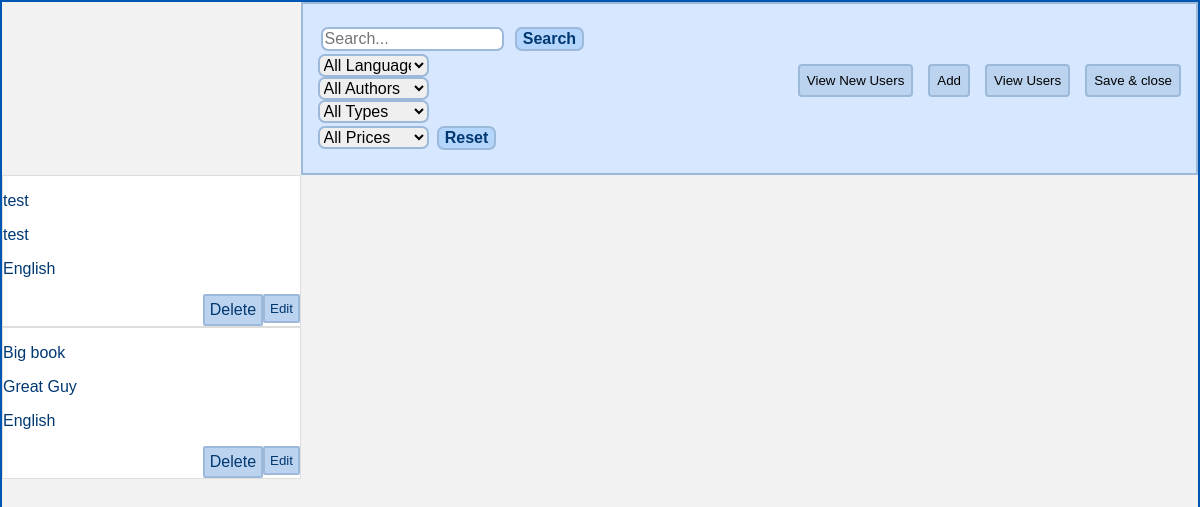
The app's page /adminPage.php, older data.
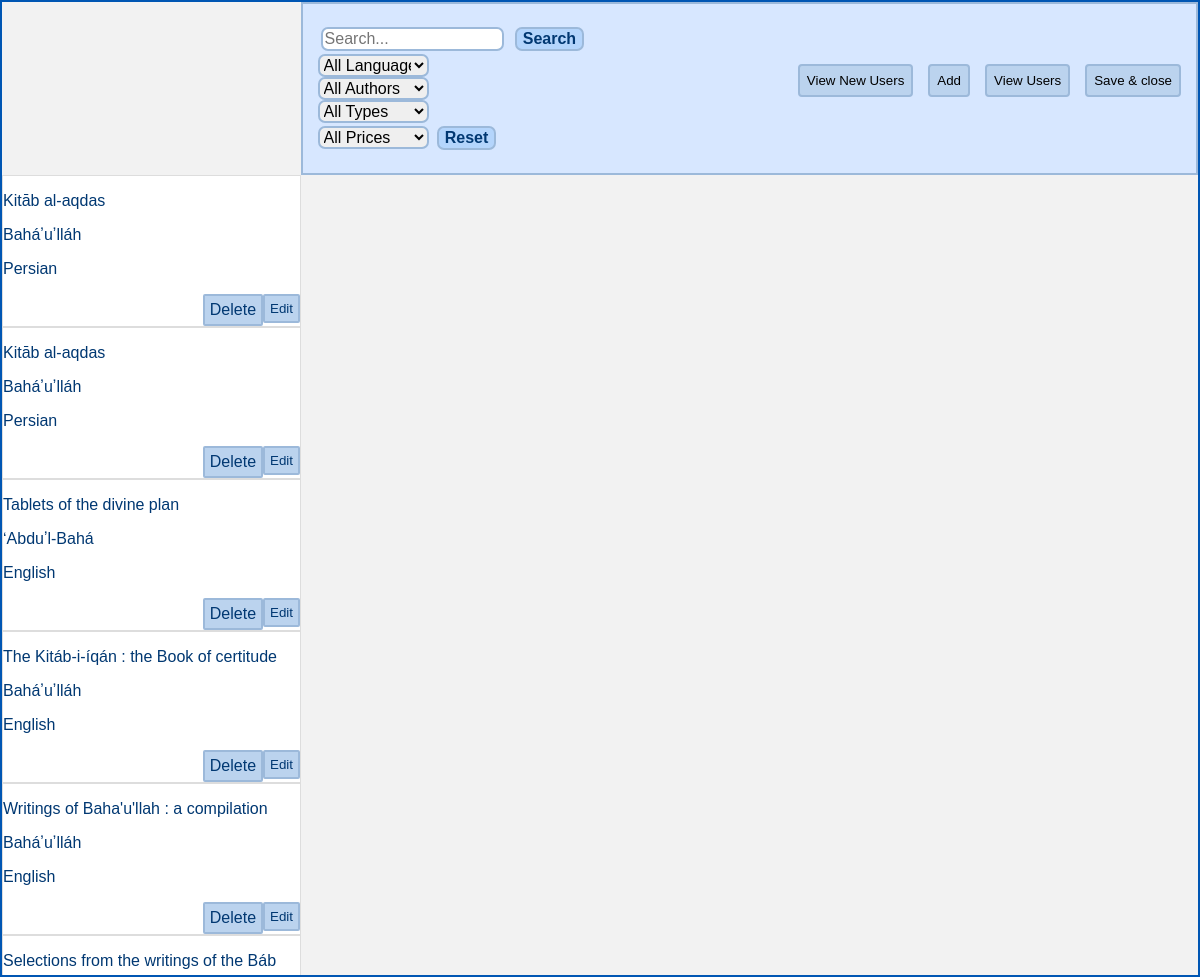
The same page, newer data.
### tables this page shows
CREATE TABLE `book` (
  `book_id` int(11) NOT NULL,
  `title` varchar(50) NOT NULL,
  `author` varchar(50) NOT NULL,
  `language` varchar(20) NOT NULL,
  `type` varchar(20) NOT NULL,
  `cover_img` varchar(100) NOT NULL,
  `publish_date` int(11) NOT NULL,
  `description` varchar(1000) NOT NULL,
  `create_date` timestamp NOT NULL DEFAULT current_timestamp() ON UPDATE current_timestamp(),
  `status` varchar(20) NOT NULL,
  `udk` varchar(100) NOT NULL,
  `price` decimal(11,2) NOT NULL,
  `link_to_literature` varchar(1000) NOT NULL,
  `invent_num` varchar(20) NOT NULL,
  `structural_unit` varchar(100) NOT NULL
);

### adminPage.php (the view, shortened to what this page needs)
<!DOCTYPE html>
<html lang="en">
<head>
     <link rel="stylesheet" href="style/style.css">
</head>
<?php
        $servername = "localhost";
        $username = "root";
        $password = "";
        $dbname = "ils";
        $conn = new mysqli($servername, $username, $password, $dbname);
        $view = isset($_GET['view']) ? $_GET['view'] : 'books';
        if($view === 'books') {
            $sql = "SELECT * FROM book";
            $toggleView = 'users';
        } elseif($view === 'users') {
            $sql = "SELECT * FROM user_info";
            $toggleView = 'books';
        }
        $result = $conn->query($sql);
        ?>
<body id="bodyAdmin">
    <div class="nav">
        <form action="" method="POST" class="a-search-bar">
          <input class="a-search-input" id="search" name="search" type="text" placeholder="Search...">
          <input class="a-search-btn" id="submit" name="submit" type="submit" value="Search">
        </form>
        <button class="nav-btn" onclick="window.location.href='userPage.php'">Save & close</button>
        <button class="nav-btn" onclick="window.location.href='?view=<?php echo $toggleView; ?>'">
            View <?php echo ucfirst($toggleView); ?>
        </button>
        <button class="nav-btn" type="button" onclick="openModal()">Add</button>
        <?php include 'add.php' ?>
        <?php include 'notification.php' ?>
        <?php include 'adminFilters.php'; ?>
        <?php include 'searchbar.php'; ?>
    </div>
        <div class="book-list">
        <?php
        if ($result->num_rows > 0) {
            while($row = $result->fetch_assoc()) {
                if($view === 'books') {
                    echo "<div class='item'>";
                    echo "<p>" . $row["title"] . "</p>";
                    echo "<p>" . $row["author"] . "</p>";
                    echo "<p>" . $row["language"] . "</p>";
                    echo "<button class='btn' onclick='openEditModal(" . $row["book_id"] . ")'>Edit</button>";
                    echo "<a class='btn' style='text-decoration: none;' href='delete.php?book_id=" . $row["book_id"] . "'>Delete</a>";
                    echo "</div>";
                } elseif($view === 'users') {
                    echo "<div class='user'>";
                    echo "<p>Name: " . $row["name"] . "</p>";
                    echo "<p>Email: " . $row["email"] . "</p>";
                    echo "<p>Phone: " . $row["phone_num"] . "</p>";
                    echo "</div>";
                }
            }
        } else {
            echo "0 results";
        }
    ?>
    </div>
</body>
</html>

Row changes from the older to the newer data that the page shows:
removed book: title "test", author "test", language "English"
removed book: title "Big book", author "Great Guy", language "English"
added book: title "Kitāb al-aqdas", author "Baháʼuʼlláh", language "Persian"
added book: title "Kitāb al-aqdas", author "Baháʼuʼlláh", language "Persian"
added book: title "Tablets of the divine plan", author "ʻAbduʼl-Bahá", language "English"
added book: title "The Kitáb-i-íqán : the Book of certitude", author "Baháʼuʼlláh", language "English"
added book: title "Writings of Baha'u'llah : a compilation", author "Baháʼuʼlláh", language "English"
added book: title "Selections from the writings of the Báb"
